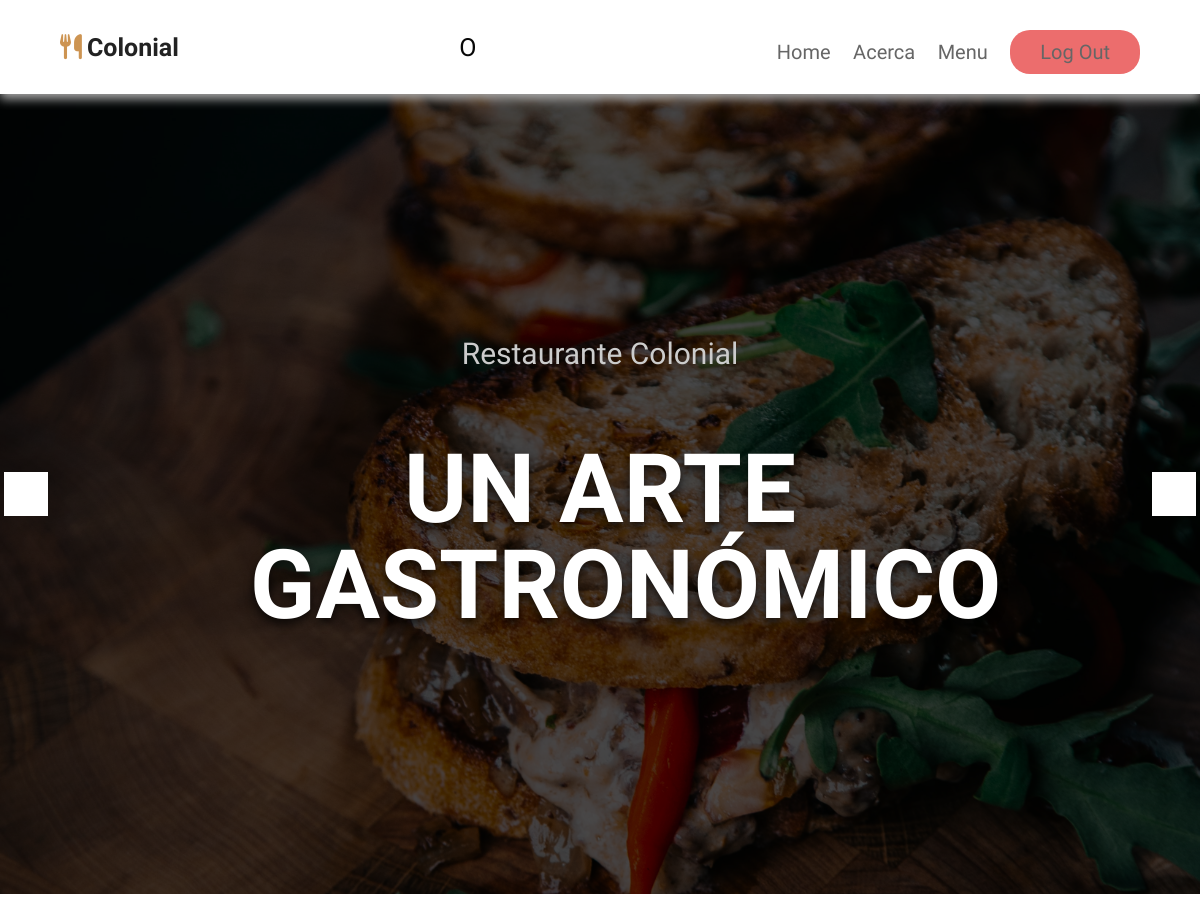
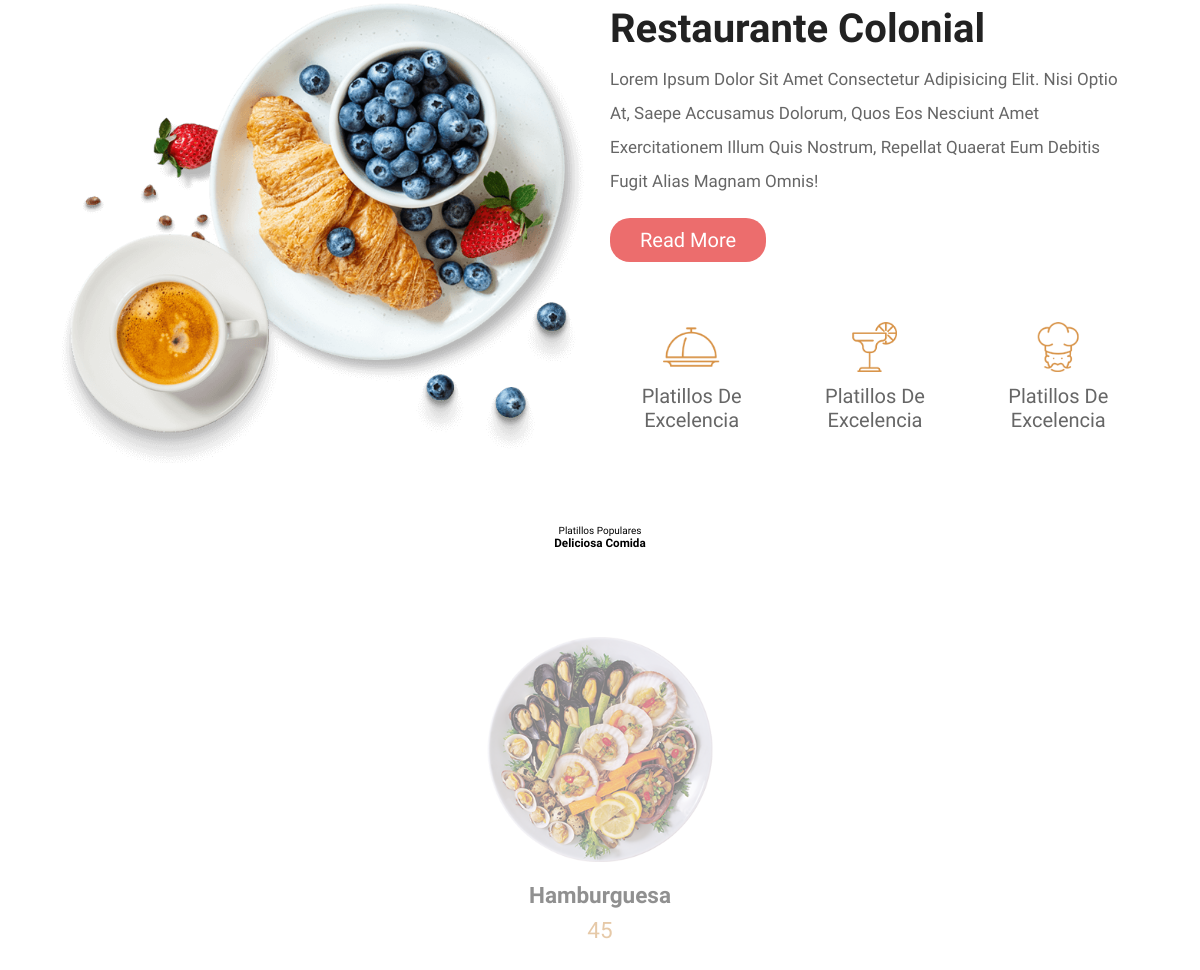
Page /landing (signed in) on the committed database (2 pictures, top to bottom).
### tables this page shows
CREATE TABLE comida(id INTEGER primary key AUTOINCREMENT,
nombre TEXT,
descripcion TEXT,
precio int not null,
precio_decuento int ,
Descuento boolean);

### app.py (the view)
@app.route("/landing", methods=["GET", "POST"])
@login_required
def landing():
    user_id = session["user_id"]
    admin = db.execute("Select admin from usuario where Id = ?" , user_id)[0]["admin"]
    usuario = db.execute("SELECT Username FROM usuario WHERE Id = ?", user_id)[0]["Username"]
    print(usuario)
    comidas = db.execute("SELECT id, nombre, descripcion, precio, precio_decuento, Descuento FROM comida")
    prueba = db.execute("SELECT nombre FROM comida")
    prueba = prueba[0]["nombre"]
    print(prueba)
    print(request.form.get("lel"))
    if admin == 'on' and len(usuario) != 0:
        return render_template("landing.html", usuario=usuario, admin='admin', comidas=comidas, prueba=prueba)
    else:
        return render_template("landing.html", usuario=usuario, comidas=comidas)

### app.py (called while the page is built)
@app.after_request
def after_request(response):
    response.headers["Cache-Control"] = "no-cache, no-store, must-revalidate"
    response.headers["Expires"] = 0
    response.headers["Pragma"] = "no-cache"
    return response

### helpers.py (called while the page is built)
def login_required(f):
    @wraps(f)
    def decorated_function(*args, **kwargs):
        if session.get("user_id") is None:
            return redirect("/login")
        return f(*args, **kwargs)
    return decorated_function

### templates/landing.html (shortened to what this page needs)
{% extends "layout.html" %}
{% block css %} "/static/css/landing.css"{% endblock %}
{% block body %}
<section class="header">
    <a href="#" class="logo"><i class="fas fa-utensils"></i>Colonial</a>
    <a class="estilo_nombre"> {{ usuario }}</a>
    <nav class="navbar">
        <a href="#home">Home</a>
        <a href="#acerca">Acerca</a>
        <a href="#menu">Menu</a>
        {% if session["user_id"] %}
        <a href="/logout" class="btn">Log Out</a>
        {% else %}
        <a href="/login" class="btn">Login</a>
        {% endif %}
    </nav>
</section>
<section class="home" id="home">
    <div class="swiper home-slider">
       <div class="swiper-wrapper">
          <div class="swiper-slide slide" style="background: url(static/imagesLanding/home-slide-1.jpg) no-repeat;">
             <div class="content">
                <span>Restaurante Colonial</span>
                <h3>Un arte gastronómico</h3>
             </div>
          </div>
       </div>
       <div class="swiper-button-next"></div>
       <div class="swiper-button-prev"></div>
    </div>
 </section>
<section class="about" id="about">
  <div class="image">
     <img src="static/imagesLanding/about-img.png" alt="">
  </div>
  <div class="content">
     <h3 class="title">Restaurante Colonial</h3>
     <p>Lorem ipsum dolor sit amet consectetur adipisicing elit. Nisi optio at, saepe accusamus dolorum, quos eos nesciunt amet exercitationem illum quis nostrum, repellat quaerat eum debitis fugit alias magnam omnis!</p>
     <a href="#" class="btn">read more</a>
     <div class="icons-container">
        <div class="icons">
           <img src="static/imagesLanding/about-icon-1.png" alt="">
           <h3>Platillos de excelencia</h3>
        </div>
        <div class="icons">
           <img src="static/imagesLanding/about-icon-2.png" alt="">
           <h3>Platillos de excelencia</h3>
        </div>
        <div class="icons">
           <img src="static/imagesLanding/about-icon-3.png" alt="">
           <h3>Platillos de excelencia</h3>
        </div>
     </div>
  </div>
</section>
<section class="food" id="food">
<div class="heading">
  <span>Platillos populares</span>
  <h3>Deliciosa comida</h3>
</div>
<div class="swiper food-slider">
  <div class="swiper-wrapper">
     {% for comidas in comidas %}
     <div class="swiper-slide slide" id= data-swiper-slide-index name=data-swiper-slide-index value="{{ comidas['id'] }}">
         <form action="/landing" method="post">
            <img src="static/imagesLanding/food-img-1.png" alt="">
            <h3 id="prueba" name="prueba"  value="{{ comidas['nombre'] }}">{{ comidas['nombre'] }}</h3>
            <div class="price">{{ comidas["precio"] }}</div>
         </form>
     </div>
     {% endfor %}
  </div>
</div>
</section>
{% endblock %}

### static/css/landing.css (style rules this page uses)
:root { --peru: #cd9452; --black: #222; --white: #fff; --light-black: #666; --light-white: #ccc; --light-bg: #rgba(0,0,0,.7); --dark-bg:rgba(0,0,0,.7); --border: 1rem solid #aaa; --box-shadow: 0 .5rem 1rem #aaa; }
* { font-family: 'Dosis', sans-serif; margin: 0; padding: 0; box-sizing: border-box; outline: none; border: none; text-decoration: none; transition: all 0.4s cubic-bezier(.43, 1.1, .62, 1.08); text-transform: capitalize; }
* > img { user-select: none; pointer-events: none; }
html { font-size: 62.5%; overflow-x: hidden; scroll-behavior: smooth; scroll-padding-top: 6rem; }
section { padding: 5rem 10%; }
.btn { margin-top: 1rem; display: inline-block; background: var(--peru); background: #ec6d6d; color:var(--white); font-size: 2rem; cursor: pointer; padding: 1rem 3rem; border-radius: 20px; }
.header { padding-top: 2rem; padding-bottom: 2rem; display: flex; align-items: center; justify-content: space-between; box-shadow: var(--box-shadow); position: sticky; top: 0; left: 0; right: 0; background: var(--white); z-index: 1000; }
.header .logo { font-size: 2.5rem; font-weight: bolder; color: var(--black); }
.header .logo i { color: var(--peru); padding-right: .5rem; }
.header .navbar a { font-size: 2rem; margin-left: 2rem; color: var(--light-black); border-radius: 20px; }
.home { padding:0; background: var(--black); }
.home .slide { min-height: 100vh; background-size: cover !important; background-position: center !important; position: relative; z-index: 0; display: flex; align-items: center; justify-content: center; }
.home .slide::before { content: ''; position: absolute; top:0; left:0; height: 100%; width: 100%; background: var(--dark-bg); z-index: -1; }
.home .slide .content { text-align: center; width: 70rem; }
.home .slide .content span { font-size: 3rem; display: block; padding-bottom: 5rem; color: var(--light-white); }
.home .slide .content h3 { font-size: 8vw; text-transform: uppercase; color: var(--white); text-shadow: 0 .5rem 1rem rgba(0,0,0,.7); line-height: 1; padding: 2rem 0; }
.swiper-button-next, .swiper-button-prev { height: 5rem; width: 5rem; line-height: 5rem; background: var(--white); color: var(--black); }
.swiper-button-next::after, .swiper-button-::after { font-size: 2rem; }
.about { display: flex; align-items: center; flex-wrap: wrap; gap:2rem; }
.about .image { flex:1 1 41rem; }
.about .image img { width: 100%; }
.about .content { flex:1 1 41rem; }
.about .content .title { font-size: 4rem; color:var(--black); }
.about .content p { font-size: 1.7rem; color:var(--light-black); padding:1rem 0; line-height: 2; }
.about .content .icons-container { display: flex; flex-wrap: wrap; gap:2rem; margin-top: 3rem; }
.about .content .icons-container .icons { flex:1 1 16rem; text-align: center; background: var(--light-bg); padding:3rem 2rem; }
.about .content .icons-container .icons img { height: 5rem; }
.about .content .icons-container .icons h3 { padding-top: 1rem; font-size: 2rem; color:var(--light-black); font-weight: normal; }
.heading { text-align: center; margin-bottom: 30px; }
.food { background: var(--light-bg); }
.food .slide { text-align: center; padding:4rem 2rem; border-radius: .5rem; transform: scale(.9); opacity: .5; margin-bottom: 4rem; cursor: pointer; }
.food .slide img { height: 25rem; margin-bottom: 1rem; }
.food .slide h3 { font-size: 2.5rem; padding:1rem 0; color:var(--black); }
.food .slide .price { font-size: 2.5rem; color:var(--peru); }
@media (max-width:1200px) { section { padding: 3rem 5%; } }
.estilo_nombre { color: rgba(0, 0, 0, 0.973); font-family:'dosis', sans-serif; font-size: 2.5em; font-style: bolder; }

### rows in the picture
comida: {{ comidas['id'] }} 1 (drawn), nombre "Hamburguesa", precio "45"

### other values in the picture
{{ usuario }} "O"
